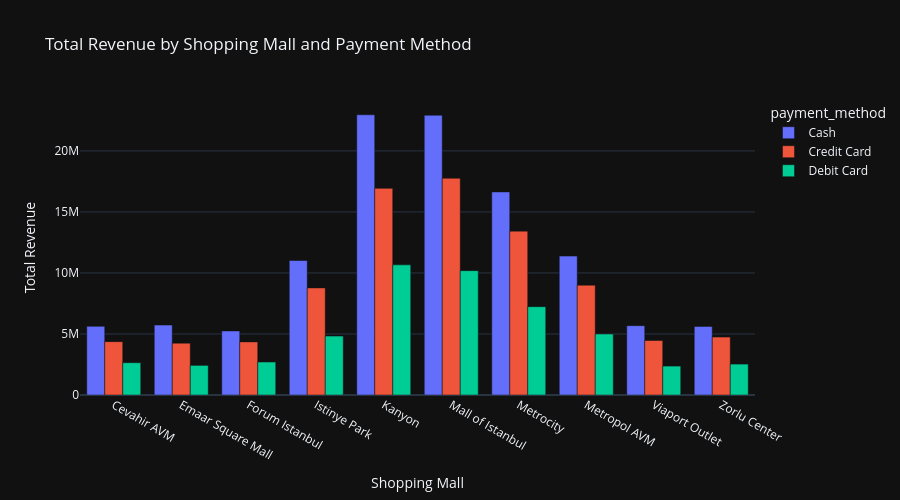

The notebook cell this image was saved under:
### Code cell
fig = px.bar(
    revenue_based_on_mall,
    x="shopping_mall",
    y="total_revenue",
    color="payment_method",
    barmode="group",
    title="Total Revenue by Shopping Mall and Payment Method",
    template="plotly_dark"
)

fig.update_layout(
    xaxis_title="Shopping Mall",
    yaxis_title="Total Revenue",
    height=500
)

fig.show()

### Figure 1 — Plotly figure (JSON) as saved in the notebook; plotly's stock layout.template omitted (floating-point values rounded to 4 significant figures)
{"data": [{"alignmentgroup": "True", "hovertemplate": "payment_method=Cash<br>shopping_mall=%{x}<br>total_revenue=%{y}<extra></extra>", "legendgroup": "Cash", "marker": {"color": "#636efa", "pattern": {"shape": ""}}, "name": "Cash", "offsetgroup": "Cash", "orientation": "v", "showlegend": true, "textposition": "auto", "type": "bar", "x": ["Cevahir AVM", "Emaar Square Mall", "Forum Istanbul", "Istinye Park", "Kanyon", "Mall of Istanbul", "Metrocity", "Metropol AVM", "Viaport Outlet", "Zorlu Center"], "xaxis": "x", "y": [5628000.0, 5731000.0, 5248000.0, 11020000.0, 22960000.0, 22920000.0, 16640000.0, 11380000.0, 5684000.0, 5622000.0], "yaxis": "y"}, {"alignmentgroup": "True", "hovertemplate": "payment_method=Credit Card<br>shopping_mall=%{x}<br>total_revenue=%{y}<extra></extra>", "legendgroup": "Credit Card", "marker": {"color": "#EF553B", "pattern": {"shape": ""}}, "name": "Credit Card", "offsetgroup": "Credit Card", "orientation": "v", "showlegend": true, "textposition": "auto", "type": "bar", "x": ["Cevahir AVM", "Emaar Square Mall", "Forum Istanbul", "Istinye Park", "Kanyon", "Mall of Istanbul", "Metrocity", "Metropol AVM", "Viaport Outlet", "Zorlu Center"], "xaxis": "x", "y": [4372000.0, 4248000.0, 4353000.0, 8775000.0, 16930000.0, 17760000.0, 13430000.0, 9001000.0, 4467000.0, 4745000.0], "yaxis": "y"}, {"alignmentgroup": "True", "hovertemplate": "payment_method=Debit Card<br>shopping_mall=%{x}<br>total_revenue=%{y}<extra></extra>", "legendgroup": "Debit Card", "marker": {"color": "#00cc96", "pattern": {"shape": ""}}, "name": "Debit Card", "offsetgroup": "Debit Card", "orientation": "v", "showlegend": true, "textposition": "auto", "type": "bar", "x": ["Cevahir AVM", "Emaar Square Mall", "Forum Istanbul", "Istinye Park", "Kanyon", "Mall of Istanbul", "Metrocity", "Metropol AVM", "Viaport Outlet", "Zorlu Center"], "xaxis": "x", "y": [2646000.0, 2427000.0, 2704000.0, 4826000.0, 10660000.0, 10190000.0, 7239000.0, 4999000.0, 2370000.0, 2534000.0], "yaxis": "y"}], "layout": {"barmode": "group", "height": 500, "legend": {"title": {"text": "payment_method"}, "tracegroupgap": 0}, "title": {"text": "Total Revenue by Shopping Mall and Payment Method"}, "xaxis": {"anchor": "y", "domain": [0, 1], "title": {"text": "Shopping Mall"}}, "yaxis": {"anchor": "x", "domain": [0, 1], "title": {"text": "Total Revenue"}}}}
